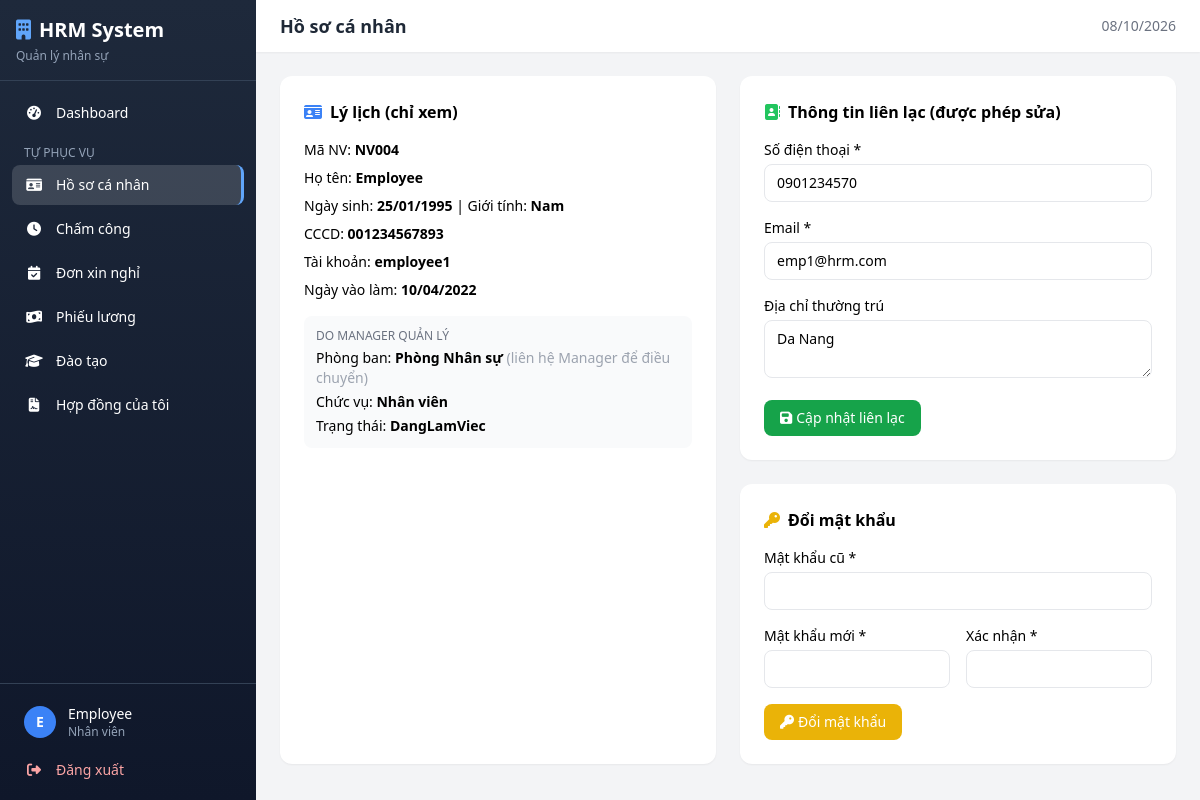
The app's page /hrm/index.php?page=hosocanhan (signed in) with its own data.
### tables this page shows
CREATE TABLE `nhanvien` (
  `MaNV` varchar(20) NOT NULL,
  `HoVaTen` varchar(100) NOT NULL,
  `NgaySinh` date NOT NULL,
  `GioiTinh` enum('Nam','Nu','Khac') NOT NULL,
  `CCCD` varchar(20) NOT NULL,
  `SoDienThoai` varchar(15) NOT NULL,
  `Email` varchar(100) NOT NULL,
  `DiaChiThuongTru` text DEFAULT NULL,
  `MaPhongBan` varchar(20) DEFAULT NULL,
  `MaChucVu` varchar(20) DEFAULT NULL,
  `MaTaiKhoan` int(11) DEFAULT NULL,
  `TrangThaiLamViec` enum('DangLamViec','NghiPhep','DaNghiViec') DEFAULT 'DangLamViec',
  `NgayVaoLam` date NOT NULL,
  PRIMARY KEY (`MaNV`),
  UNIQUE KEY `CCCD` (`CCCD`),
  UNIQUE KEY `Email` (`Email`),
  UNIQUE KEY `MaTaiKhoan` (`MaTaiKhoan`),
  KEY `MaPhongBan` (`MaPhongBan`),
  KEY `MaChucVu` (`MaChucVu`),
  CONSTRAINT `nhanvien_ibfk_1` FOREIGN KEY (`MaPhongBan`) REFERENCES `phongban` (`MaPhongBan`) ON DELETE SET NULL,
  CONSTRAINT `nhanvien_ibfk_2` FOREIGN KEY (`MaChucVu`) REFERENCES `chucvu` (`MaChucVu`) ON DELETE SET NULL,
  CONSTRAINT `nhanvien_ibfk_3` FOREIGN KEY (`MaTaiKhoan`) REFERENCES `taikhoan` (`MaTaiKhoan`) ON DELETE SET NULL
);

CREATE TABLE `taikhoan` (
  `MaTaiKhoan` int(11) NOT NULL AUTO_INCREMENT,
  `TenDangNhap` varchar(50) NOT NULL,
  `MatKhau` varchar(255) NOT NULL,
  `VaiTro` enum('Admin','Manager','Employee') NOT NULL DEFAULT 'Employee',
  `TrangThai` tinyint(4) DEFAULT 1,
  `NgayTao` datetime DEFAULT current_timestamp(),
  PRIMARY KEY (`MaTaiKhoan`),
  UNIQUE KEY `TenDangNhap` (`TenDangNhap`)
);

CREATE TABLE `phongban` (
  `MaPhongBan` varchar(20) NOT NULL,
  `TenPhongBan` varchar(100) NOT NULL,
  PRIMARY KEY (`MaPhongBan`)
);

CREATE TABLE `chucvu` (
  `MaChucVu` varchar(20) NOT NULL,
  `TenChucVu` varchar(100) NOT NULL,
  PRIMARY KEY (`MaChucVu`)
);

### hrm/includes/auth.php (called while the page is built, shortened)
<?php
function formatDate($date) {
    return date('d/m/Y', strtotime($date));
}

### hrm/pages/hosocanhan.php (the view, shortened to what this page needs)
<?php
$maNV = getMaNV();
$stmt = $pdo->prepare("SELECT n.*, pb.TenPhongBan, cv.TenChucVu, t.TenDangNhap FROM NhanVien n LEFT JOIN PhongBan pb ON n.MaPhongBan=pb.MaPhongBan LEFT JOIN ChucVu cv ON n.MaChucVu=cv.MaChucVu LEFT JOIN TaiKhoan t ON n.MaTaiKhoan=t.MaTaiKhoan WHERE n.MaNV=?");
$stmt->execute([$maNV]);
$nv = $stmt->fetch();
?>
<div class="grid grid-cols-1 lg:grid-cols-2 gap-6">
    <div class="bg-white rounded-xl shadow-sm p-6">
        <h3 class="font-semibold mb-4"><i class="fas fa-id-card text-blue-500 mr-2"></i>Lý lịch (chỉ xem)</h3>
        <div class="space-y-2 text-sm">
            <p>Mã NV: <b><?= htmlspecialchars($nv['MaNV']) ?></b></p>
            <p>Họ tên: <b><?= htmlspecialchars($nv['HoVaTen']) ?></b></p>
            <p>Ngày sinh: <b><?= formatDate($nv['NgaySinh']) ?></b> | Giới tính: <b><?= $nv['GioiTinh'] ?></b></p>
            <p>CCCD: <b><?= htmlspecialchars($nv['CCCD']) ?></b></p>
            <p>Tài khoản: <b><?= htmlspecialchars($nv['TenDangNhap'] ?? 'N/A') ?></b></p>
            <p>Ngày vào làm: <b><?= formatDate($nv['NgayVaoLam']) ?></b></p>
        </div>
        <div class="mt-4 p-3 bg-gray-50 rounded-lg text-sm space-y-1">
            <p class="text-gray-500 text-xs uppercase font-medium">Do Manager quản lý</p>
            <p>Phòng ban: <b><?= htmlspecialchars($nv['TenPhongBan'] ?? 'N/A') ?></b> <span class="text-gray-400">(liên hệ Manager để điều chuyển)</span></p>
            <p>Chức vụ: <b><?= htmlspecialchars($nv['TenChucVu'] ?? 'N/A') ?></b></p>
            <p>Trạng thái: <b><?= $nv['TrangThaiLamViec'] ?></b></p>
        </div>
    </div>
    <div class="space-y-6">
        <div class="bg-white rounded-xl shadow-sm p-6">
            <h3 class="font-semibold mb-4"><i class="fas fa-address-book text-green-500 mr-2"></i>Thông tin liên lạc (được phép sửa)</h3>
            <form method="POST" class="space-y-4">
                <div><label class="block text-sm font-medium mb-1">Số điện thoại *</label><input name="so_dien_thoai" value="<?= htmlspecialchars($nv['SoDienThoai']) ?>" required class="w-full border rounded-lg px-3 py-2 text-sm"></div>
                <div><label class="block text-sm font-medium mb-1">Email *</label><input type="email" name="email" value="<?= htmlspecialchars($nv['Email']) ?>" required class="w-full border rounded-lg px-3 py-2 text-sm"></div>
                <div><label class="block text-sm font-medium mb-1">Địa chỉ thường trú</label><textarea name="dia_chi" rows="2" class="w-full border rounded-lg px-3 py-2 text-sm"><?= htmlspecialchars($nv['DiaChiThuongTru'] ?? '') ?></textarea></div>
                <button class="bg-green-600 hover:bg-green-700 text-white px-4 py-2 rounded-lg text-sm"><i class="fas fa-save mr-1"></i>Cập nhật liên lạc</button>
            </form>
        </div>
        <div class="bg-white rounded-xl shadow-sm p-6">
            <h3 class="font-semibold mb-4"><i class="fas fa-key text-yellow-500 mr-2"></i>Đổi mật khẩu</h3>
            <form method="POST" class="space-y-4">
                <div><label class="block text-sm font-medium mb-1">Mật khẩu cũ *</label><input type="password" name="mat_khau_cu" required class="w-full border rounded-lg px-3 py-2 text-sm"></div>
                <div class="grid grid-cols-2 gap-4">
                    <div><label class="block text-sm font-medium mb-1">Mật khẩu mới *</label><input type="password" name="mat_khau_moi" required class="w-full border rounded-lg px-3 py-2 text-sm"></div>
                    <div><label class="block text-sm font-medium mb-1">Xác nhận *</label><input type="password" name="mat_khau_xn" required class="w-full border rounded-lg px-3 py-2 text-sm"></div>
                </div>
                <button class="bg-yellow-500 hover:bg-yellow-600 text-white px-4 py-2 rounded-lg text-sm"><i class="fas fa-key mr-1"></i>Đổi mật khẩu</button>
            </form>
        </div>
    </div>
</div>

### records on screen
nhanvien: MaNV "NV004", HoVaTen "Employee", NgaySinh "25/01/1995", GioiTinh "Nam", CCCD "001234567893", MaTaiKhoan.TenDangNhap "employee1", NgayVaoLam "10/04/2022", MaPhongBan.TenPhongBan "Phòng Nhân sự", MaChucVu.TenChucVu "Nhân viên", TrangThaiLamViec "DangLamViec", so_dien_thoai "0901234570", email "emp1@hrm.com", dia_chi "Da Nang"

### other values on screen
substr($userName, 0, 1) "E"
$userName "Employee"
getVaiTroLabel($role) "Nhân viên"
$pageTitle "Hồ sơ cá nhân"
